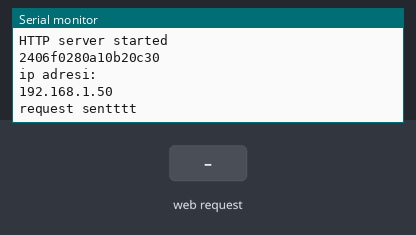
A sketch run on a simulated ESP32. Parts: the last lines printed to the serial monitor. The inputs (shaded band) are chosen by the test bench. WiFi joins after 1.5 s; servers stay silent unless stated; a WiFi scan finds three made-up networks; random numbers use the default seed unless the sketch sets one; EEPROM starts erased.

Above: at 14.7 s.
14.8 s: HTTP request GET /network received
At 15.4 s:
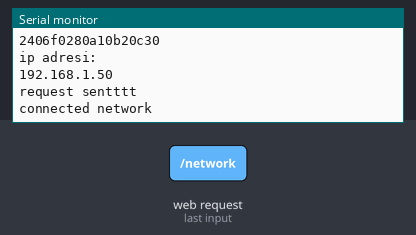
16.3 s: HTTP request GET /wifi received
At 17.5 s:
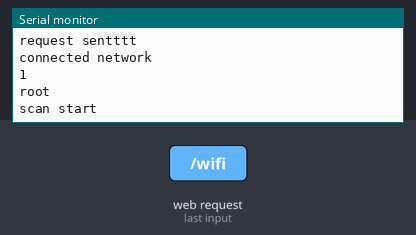
17.8 s: HTTP request GET /statusdone received
At 19.3 s:
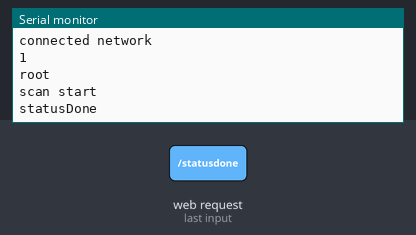
Timing chart, 0 to 20.8 s (numbered marks = the images above; inputs shaded):
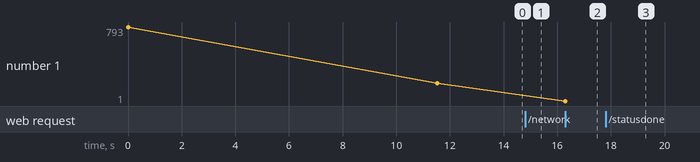

Measured:
- after the input at 14.8 s, the serial monitor: prints a new line at once (image 1)
- after the input at 16.3 s, the serial monitor: prints a new line at once (image 2)
- after the input at 17.8 s, the serial monitor: prints a new line after 0.50 s (image 3)
- plotted number 1: 192.17 → 1 after the input at 16.3 s

The sketch:

esp32_ionic_wifi_connection.ino
```cpp
#include <Arduino.h>
#include <WiFi.h>
#include <WebServer.h>
#include <HTTPClient.h>
#include <EEPROM.h>
#include <NTPClient.h>
#include <WiFiUdp.h>
#include <ArduinoJson.h>

String ssid = "mokapot-";
String password = "";
WiFiClientSecure espClient;
String s = "";
String mac = "";
String device_mode ="";
uint8_t MAC_array[6];
char MAC_char[18];
WebServer server(80);
WiFiClientSecure client;
#define BYTE_LENGTH 512

void handleRoot() {
    server.sendHeader("Access-Control-Allow-Origin", "*");
    server.send(200, "application/json; charset=utf-8", "{'status':'ok'}");
}

void handleWifiStatus(){
    if (WiFi.status() == WL_CONNECTED) {
      Serial.println("connected network");
      server.sendHeader("Access-Control-Allow-Origin", "*");
      server.send(200, "application/json; charset=utf-8", "{\"network_status\":\"connected\"}");
    }
    else{
      Serial.println("not connected network");
      server.sendHeader("Access-Control-Allow-Origin", "*");
      server.send(200, "application/json; charset=utf-8", "{\"network_status\":\"not_connected\"}");
    }
}

void handleWifiStatusDone() {
  String statusDone = server.arg("statusDone");
  Serial.println("statusDone");
  Serial.println(statusDone);
  server.sendHeader("Access-Control-Allow-Origin", "*");
  server.send(200, "application/json; charset=utf-8", "{\"status_done\":\"done\"}");
  if(statusDone == "done"){
    delay(2000);
    WiFi.softAPdisconnect (true);
  }
}

int writeStringToEEPROM(int addrOffset, const String & strToWrite)
{
    byte len = strToWrite.length();
    EEPROM.write(addrOffset, len);
    for (int i = 0; i < len; i++)
    {
        EEPROM.write(addrOffset + 1 + i, strToWrite[i]);
    }
    return addrOffset + 1 + len;
}

int readStringFromEEPROM(int addrOffset, String * strToRead)
{
    int newStrLen = EEPROM.read(addrOffset);
    char data[newStrLen + 1];
    for (int i = 0; i < newStrLen; i++)
    {
        data[i] = EEPROM.read(addrOffset + 1 + i);
    }
    data[newStrLen] = '\0';
  * strToRead = String(data);
    return addrOffset + 1 + newStrLen;
}

void handleWifiSet() {
    server.sendHeader("Access-Control-Allow-Origin", "*");
    server.sendHeader("Access-Control-Allow-Headers", "*");
    server.sendHeader("Access-Control-Allow-Methods", "PUT,POST,GET,OPTIONS");
    server.send(200, "application/json; charset=utf-8", "{\"status\":\"wifi setted\"}");

    if (server.method() == HTTP_POST){
      WiFi.mode(WIFI_AP_STA);
      String body1 = server.arg("plain");
      Serial.println("body1: ");
      Serial.println(body1);
      body1.replace("{","");
      body1.replace("}","");
      body1.replace("ssid","");
      body1.replace("pass","");
      body1.replace(":","");
      int index = body1.indexOf(",");
      int str_index = body1.length();
      String ssid = body1.substring(3,index-1);
      String pass = body1.substring(index+4,str_index-1);
      DynamicJsonDocument doc(1024);
      JsonArray array = doc.to<JsonArray>();
      JsonObject param1 = array.createNestedObject();
      param1["body"] = server.arg("plain");
      String output;
      serializeJson(doc, output);

      Serial.println(ssid.c_str());
      Serial.println(pass.c_str());

      WiFi.begin(ssid.c_str(), pass.c_str());
      delay(10000);

      if (WiFi.status() == WL_CONNECTED) {
         Serial.println(WiFi.localIP());
         Serial.println(WiFi.macAddress());
         server.on("/", handleRoot);
         server.begin();
         Serial.println("HTTP server started");
         WiFi.macAddress(MAC_array);
          for (int i = 0; i < sizeof(MAC_array); ++i) {
             sprintf(MAC_char, "%s%02x0", MAC_char, MAC_array[i]);
          }
          mac = String(MAC_char);
          mac = mac.substring(0,18);
          Serial.println(mac);

          IPAddress ip = WiFi.localIP();
          String ip2Str;
          s = "";
          for (int i = 0; i < 4; i++) {
             s += i ? "." + String(ip[i]) : String(ip[i]);
          }
          Serial.println("ip adresi:");
          Serial.println(s);
          delay(1000);

         int eepromOffset = 0;
         String str1 = ssid;
         String str2 = pass;
         int str1AddrOffset = writeStringToEEPROM(eepromOffset, str1);
         int str2AddrOffset = writeStringToEEPROM(str1AddrOffset, str2);
         EEPROM.commit();
      }
      else if(WiFi.status() != WL_CONNECTED){
        Serial.println("connection failed");
      }
    }
}

void sendmac(){
    char MAC_char[18] = "";
    WiFi.macAddress(MAC_array);
        for (int i = 0; i < sizeof(MAC_array); ++i) {
            sprintf(MAC_char, "%s%02x0", MAC_char, MAC_array[i]);
        }
    mac = "";
    mac = String(MAC_char);
    Serial.println(mac);
    server.sendHeader("Access-Control-Allow-Origin", "*");
    server.send(200, "application/json; charset=utf-8", "{\"status\":\""+mac+"\"}");
}

void handleWifiRoot() {
    server.sendHeader("Access-Control-Allow-Origin", "*");
    server.sendHeader("Access-Control-Allow-Methods", "PUT,POST,GET,OPTIONS");
    String html;
    Serial.println(server.method());
    if (server.method() == HTTP_GET){
      Serial.println("root");
      Serial.println("scan start");

      int numberOfNetworks = WiFi.scanNetworks();
      if(numberOfNetworks > 0){
        String wifiList[numberOfNetworks];
        html = "{ \"list\" : [ ";
        server.setContentLength(CONTENT_LENGTH_UNKNOWN);
        for (int i = 0; i < numberOfNetworks; i++) {
            wifiList[i] = WiFi.SSID(i);
            html = html + "{ \"ssid\" : \"" + String(wifiList[i]) + "\" }";
            if ((i + 1) < numberOfNetworks) { html = html + ","; }
        }
        html = html + "] }";
      }
    }
    server.send(200, "application/json; charset=utf-8", html);
}

void setup(void){
    Serial.begin(115200);
    Serial.println("Starting");
    const int length = 3;
    char result[length+1]; // +1 allows space for the null terminator
    for (int i = 0; i < length; i++)
    {
        result[i] = '0' + random(10);
    }
    result[length] = '\0'; // add the null terminator
    Serial.println(result);
    ssid = ssid + result;
    delay(500);
    WiFi.mode(WIFI_AP);
    WiFi.softAP(ssid.c_str(), password.c_str());
    Serial.println();
    Serial.println("Connected!");
    Serial.print("IP address for network ");
    Serial.print(" : ");
    Serial.println(WiFi.localIP());
    Serial.print("IP address for network ");
    Serial.print(" : ");
    server.on("/network", handleWifiStatus);
    server.on("/sendmac", sendmac);
    server.on("/", handleRoot);
    server.begin();
    Serial.println("HTTP server started");

    Serial.print("Heap: "); Serial.println(ESP.getFreeHeap());
    delay(1000);

    EEPROM.begin(BYTE_LENGTH);
    String newStr1;
    String newStr2;
    int eepromOffset = 0;
    int newStr1AddrOffset = readStringFromEEPROM(eepromOffset, & newStr1);
    int newStr2AddrOffset = readStringFromEEPROM(newStr1AddrOffset, & newStr2);

    if (newStr1 && newStr2) {
      Serial.print("Connecting to ");
      Serial.println(newStr1);
      WiFi.begin(newStr1.c_str(),newStr2.c_str());
      delay(10000);
      if (WiFi.status() == WL_CONNECTED) {
            device_mode = "auto";
            Serial.println(WiFi.localIP());
            Serial.println(WiFi.macAddress());
            server.on("/", handleRoot);
            server.begin();
            Serial.println("HTTP server started");

            WiFi.macAddress(MAC_array);
            for (int i = 0; i < sizeof(MAC_array); ++i) {
               sprintf(MAC_char, "%s%02x0", MAC_char, MAC_array[i]);
            }
            mac = String(MAC_char);
            Serial.println(mac);
            mac = mac.substring(0,18);

            IPAddress ip = WiFi.localIP();
            String ip2Str;
            s = "";
            for (int i = 0; i < 4; i++) {
               s += i ? "." + String(ip[i]) : String(ip[i]);
            }
            Serial.println("ip adresi:");
            Serial.println(s);
            delay(1000);
            Serial.println("request sentttt");
            String line = client.readStringUntil('\n');
            Serial.println(line);
        }
        else{
            Serial.println("internete bağlanamadı");
            WiFi.mode(WIFI_AP);
        }
    }
    else{
        WiFi.mode(WIFI_STA);
        server.on("/", handleRoot);
        server.on("/sendmac", sendmac);
        server.begin();
    }

    server.on("/wifi", handleWifiRoot);
    server.on("/setwifi", handleWifiSet);
    server.on("/statusdone", handleWifiStatusDone);
}

void loop(void){
    server.handleClient();
}
```
